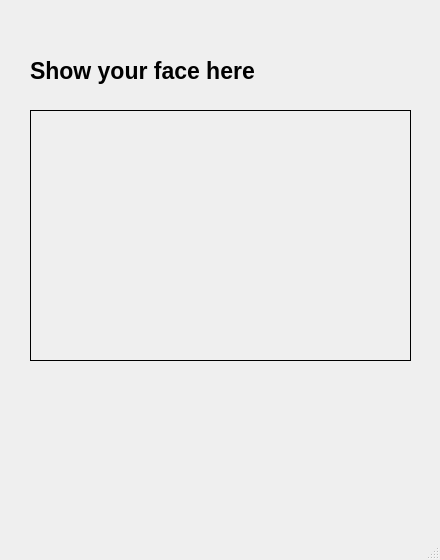
<?xml version="1.0" encoding="UTF-8"?>
<ui version="4.0">
 <class>MainWindow</class>
 <widget class="QMainWindow" name="MainWindow">
  <property name="geometry">
   <rect>
    <x>0</x>
    <y>0</y>
    <width>440</width>
    <height>560</height>
   </rect>
  </property>
  <property name="windowTitle">
   <string>MainWindow</string>
  </property>
  <widget class="QWidget" name="centralwidget">
   <widget class="QLabel" name="CameraLabel">
    <property name="geometry">
     <rect>
      <x>30</x>
      <y>110</y>
      <width>381</width>
      <height>251</height>
     </rect>
    </property>
    <property name="frameShape">
     <enum>QFrame::Box</enum>
    </property>
    <property name="text">
     <string/>
    </property>
   </widget>
   <widget class="QLabel" name="SigninTextLable">
    <property name="geometry">
     <rect>
      <x>30</x>
      <y>50</y>
      <width>280</width>
      <height>41</height>
     </rect>
    </property>
    <property name="font">
     <font>
      <family>Arial</family>
      <pointsize>17</pointsize>
      <weight>75</weight>
      <bold>true</bold>
     </font>
    </property>
    <property name="text">
     <string>Show your face here</string>
    </property>
   </widget>
  </widget>
  <widget class="QMenuBar" name="menubar">
   <property name="geometry">
    <rect>
     <x>0</x>
     <y>0</y>
     <width>440</width>
     <height>22</height>
    </rect>
   </property>
  </widget>
  <widget class="QStatusBar" name="statusbar"/>
 </widget>
 <resources/>
 <connections/>
</ui>
